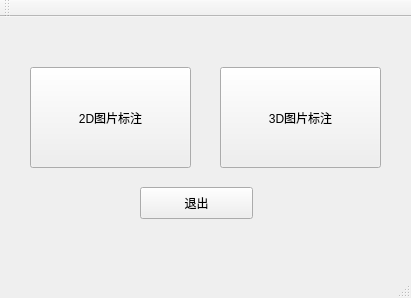
<?xml version="1.0" encoding="UTF-8"?>
<ui version="4.0">
 <class>Welcome</class>
 <widget class="QMainWindow" name="Welcome">
  <property name="geometry">
   <rect>
    <x>0</x>
    <y>0</y>
    <width>411</width>
    <height>298</height>
   </rect>
  </property>
  <property name="windowTitle">
   <string>Welcome</string>
  </property>
  <widget class="QWidget" name="centralWidget">
   <widget class="QPushButton" name="pushButton_2D">
    <property name="geometry">
     <rect>
      <x>30</x>
      <y>50</y>
      <width>161</width>
      <height>101</height>
     </rect>
    </property>
    <property name="toolTip">
     <string>&lt;html&gt;&lt;head/&gt;&lt;body&gt;&lt;p&gt;点击开始2D图片标注&lt;/p&gt;&lt;/body&gt;&lt;/html&gt;</string>
    </property>
    <property name="text">
     <string>2D图片标注</string>
    </property>
   </widget>
   <widget class="QPushButton" name="pushButton_3D">
    <property name="geometry">
     <rect>
      <x>220</x>
      <y>50</y>
      <width>161</width>
      <height>101</height>
     </rect>
    </property>
    <property name="toolTip">
     <string>&lt;html&gt;&lt;head/&gt;&lt;body&gt;&lt;p&gt;点击开始3D图片标注&lt;/p&gt;&lt;/body&gt;&lt;/html&gt;</string>
    </property>
    <property name="text">
     <string>3D图片标注</string>
    </property>
   </widget>
   <widget class="QPushButton" name="pushButton_quit">
    <property name="geometry">
     <rect>
      <x>140</x>
      <y>170</y>
      <width>113</width>
      <height>32</height>
     </rect>
    </property>
    <property name="styleSheet">
     <string notr="true"/>
    </property>
    <property name="text">
     <string>退出</string>
    </property>
   </widget>
  </widget>
  <widget class="QMenuBar" name="menuBar">
   <property name="geometry">
    <rect>
     <x>0</x>
     <y>0</y>
     <width>411</width>
     <height>26</height>
    </rect>
   </property>
  </widget>
  <widget class="QToolBar" name="mainToolBar">
   <attribute name="toolBarArea">
    <enum>TopToolBarArea</enum>
   </attribute>
   <attribute name="toolBarBreak">
    <bool>false</bool>
   </attribute>
  </widget>
  <widget class="QStatusBar" name="statusBar"/>
 </widget>
 <layoutdefault spacing="6" margin="11"/>
 <resources/>
 <connections/>
</ui>
